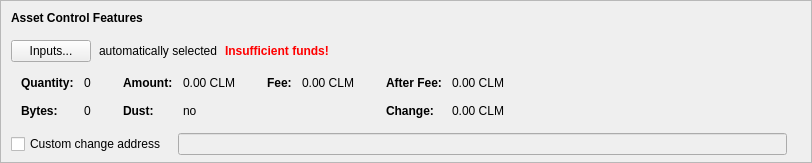
      <widget class="QFrame" name="frameAssetControl">
       <property name="sizePolicy">
        <sizepolicy hsizetype="Expanding" vsizetype="Fixed">
         <horstretch>0</horstretch>
         <verstretch>0</verstretch>
        </sizepolicy>
       </property>
       <property name="maximumSize">
        <size>
         <width>16777215</width>
         <height>16777215</height>
        </size>
       </property>
       <property name="frameShape">
        <enum>QFrame::StyledPanel</enum>
       </property>
       <property name="frameShadow">
        <enum>QFrame::Sunken</enum>
       </property>
       <layout class="QVBoxLayout" name="verticalLayoutAssetControl2">
        <property name="spacing">
         <number>0</number>
        </property>
        <property name="leftMargin">
         <number>0</number>
        </property>
        <property name="topMargin">
         <number>0</number>
        </property>
        <property name="rightMargin">
         <number>0</number>
        </property>
        <property name="bottomMargin">
         <number>6</number>
        </property>
        <item>
         <layout class="QVBoxLayout" name="verticalLayoutAssetControl" stretch="0,0,0,0,1">
          <property name="spacing">
           <number>0</number>
          </property>
          <property name="leftMargin">
           <number>10</number>
          </property>
          <property name="topMargin">
           <number>10</number>
          </property>
          <item>
           <layout class="QHBoxLayout" name="horizontalLayoutAssetControl1">
            <property name="bottomMargin">
             <number>15</number>
            </property>
            <item>
             <widget class="QLabel" name="labelAssetControlFeatures">
              <property name="sizePolicy">
               <sizepolicy hsizetype="Preferred" vsizetype="Maximum">
                <horstretch>0</horstretch>
                <verstretch>0</verstretch>
               </sizepolicy>
              </property>
              <property name="font">
               <font>
                <weight>75</weight>
                <bold>true</bold>
               </font>
              </property>
              <property name="styleSheet">
               <string notr="true">font-weight:bold;</string>
              </property>
              <property name="text">
               <string>Asset Control Features</string>
              </property>
             </widget>
            </item>
           </layout>
          </item>
          <item>
           <layout class="QHBoxLayout" name="horizontalLayoutAssetControl2" stretch="0,0,0,0">
            <property name="spacing">
             <number>8</number>
            </property>
            <property name="bottomMargin">
             <number>10</number>
            </property>
            <item>
             <widget class="QPushButton" name="pushButtonAssetControl">
              <property name="styleSheet">
               <string notr="true"/>
              </property>
              <property name="text">
               <string>Inputs...</string>
              </property>
              <property name="autoDefault">
               <bool>false</bool>
              </property>
             </widget>
            </item>
            <item>
             <widget class="QLabel" name="labelAssetControlAutomaticallySelected">
              <property name="text">
               <string>automatically selected</string>
              </property>
              <property name="margin">
               <number>5</number>
              </property>
             </widget>
            </item>
            <item>
             <widget class="QLabel" name="labelAssetControlInsuffFunds">
              <property name="font">
               <font>
                <weight>75</weight>
                <bold>true</bold>
               </font>
              </property>
              <property name="styleSheet">
               <string notr="true">color:red;font-weight:bold;</string>
              </property>
              <property name="text">
               <string>Insufficient funds!</string>
              </property>
              <property name="margin">
               <number>5</number>
              </property>
             </widget>
            </item>
            <item>
             <spacer name="horizontalSpacerAssetControl">
              <property name="orientation">
               <enum>Qt::Horizontal</enum>
              </property>
              <property name="sizeHint" stdset="0">
               <size>
                <width>40</width>
                <height>1</height>
               </size>
              </property>
             </spacer>
            </item>
           </layout>
          </item>
          <item>
           <widget class="QWidget" name="widgetAssetControl" native="true">
            <property name="sizePolicy">
             <sizepolicy hsizetype="Preferred" vsizetype="Preferred">
              <horstretch>0</horstretch>
              <verstretch>0</verstretch>
             </sizepolicy>
            </property>
            <property name="minimumSize">
             <size>
              <width>0</width>
              <height>0</height>
             </size>
            </property>
            <property name="styleSheet">
             <string notr="true"/>
            </property>
            <layout class="QHBoxLayout" name="horizontalLayoutAssetControl5">
             <property name="leftMargin">
              <number>0</number>
             </property>
             <property name="topMargin">
              <number>0</number>
             </property>
             <property name="rightMargin">
              <number>0</number>
             </property>
             <property name="bottomMargin">
              <number>0</number>
             </property>
             <item>
              <layout class="QHBoxLayout" name="horizontalLayoutAssetControl3" stretch="0,0,0,1">
               <property name="spacing">
                <number>20</number>
               </property>
               <property name="topMargin">
                <number>0</number>
               </property>
               <property name="bottomMargin">
                <number>10</number>
               </property>
               <item>
                <layout class="QFormLayout" name="formLayoutAssetControl1">
                 <property name="horizontalSpacing">
                  <number>10</number>
                 </property>
                 <property name="verticalSpacing">
                  <number>14</number>
                 </property>
                 <property name="leftMargin">
                  <number>10</number>
                 </property>
                 <property name="topMargin">
                  <number>4</number>
                 </property>
                 <property name="rightMargin">
                  <number>6</number>
                 </property>
                 <item row="0" column="0">
                  <widget class="QLabel" name="labelAssetControlQuantityText">
                   <property name="font">
                    <font>
                     <weight>75</weight>
                     <bold>true</bold>
                    </font>
                   </property>
                   <property name="text">
                    <string>Quantity:</string>
                   </property>
                   <property name="margin">
                    <number>0</number>
                   </property>
                  </widget>
                 </item>
                 <item row="0" column="1">
                  <widget class="QLabel" name="labelAssetControlQuantity">
                   <property name="cursor">
                    <cursorShape>IBeamCursor</cursorShape>
                   </property>
                   <property name="contextMenuPolicy">
                    <enum>Qt::ActionsContextMenu</enum>
                   </property>
                   <property name="text">
                    <string notr="true">0</string>
                   </property>
                   <property name="margin">
                    <number>0</number>
                   </property>
                   <property name="textInteractionFlags">
                    <set>Qt::LinksAccessibleByMouse|Qt::TextSelectableByKeyboard|Qt::TextSelectableByMouse</set>
                   </property>
                  </widget>
                 </item>
                 <item row="1" column="0">
                  <widget class="QLabel" name="labelAssetControlBytesText">
                   <property name="font">
                    <font>
                     <weight>75</weight>
                     <bold>true</bold>
                    </font>
                   </property>
                   <property name="text">
                    <string>Bytes:</string>
                   </property>
                  </widget>
                 </item>
                 <item row="1" column="1">
                  <widget class="QLabel" name="labelAssetControlBytes">
                   <property name="cursor">
                    <cursorShape>IBeamCursor</cursorShape>
                   </property>
                   <property name="contextMenuPolicy">
                    <enum>Qt::ActionsContextMenu</enum>
                   </property>
                   <property name="text">
                    <string notr="true">0</string>
                   </property>
                   <property name="textInteractionFlags">
                    <set>Qt::LinksAccessibleByMouse|Qt::TextSelectableByKeyboard|Qt::TextSelectableByMouse</set>
                   </property>
                  </widget>
                 </item>
                </layout>
               </item>
               <item>
                <layout class="QFormLayout" name="formLayoutAssetControl2">
                 <property name="horizontalSpacing">
                  <number>10</number>
                 </property>
                 <property name="verticalSpacing">
                  <number>14</number>
                 </property>
                 <property name="leftMargin">
                  <number>6</number>
                 </property>
                 <property name="topMargin">
                  <number>4</number>
                 </property>
                 <property name="rightMargin">
                  <number>6</number>
                 </property>
                 <item row="0" column="0">
                  <widget class="QLabel" name="labelAssetControlAmountText">
                   <property name="font">
                    <font>
                     <weight>75</weight>
                     <bold>true</bold>
                    </font>
                   </property>
                   <property name="text">
                    <string>Amount:</string>
                   </property>
                   <property name="margin">
                    <number>0</number>
                   </property>
                  </widget>
                 </item>
                 <item row="0" column="1">
                  <widget class="QLabel" name="labelAssetControlAmount">
                   <property name="cursor">
                    <cursorShape>IBeamCursor</cursorShape>
                   </property>
                   <property name="contextMenuPolicy">
                    <enum>Qt::ActionsContextMenu</enum>
                   </property>
                   <property name="text">
                    <string notr="true">0.00 CLM</string>
                   </property>
                   <property name="textInteractionFlags">
                    <set>Qt::LinksAccessibleByMouse|Qt::TextSelectableByKeyboard|Qt::TextSelectableByMouse</set>
                   </property>
                  </widget>
                 </item>
                 <item row="1" column="0">
                  <widget class="QLabel" name="labelAssetControlLowOutputText">
                   <property name="font">
                    <font>
                     <weight>75</weight>
                     <bold>true</bold>
                    </font>
                   </property>
                   <property name="text">
                    <string>Dust:</string>
                   </property>
                  </widget>
                 </item>
                 <item row="1" column="1">
                  <widget class="QLabel" name="labelAssetControlLowOutput">
                   <property name="cursor">
                    <cursorShape>IBeamCursor</cursorShape>
                   </property>
                   <property name="contextMenuPolicy">
                    <enum>Qt::ActionsContextMenu</enum>
                   </property>
                   <property name="text">
                    <string notr="true">no</string>
                   </property>
                   <property name="textInteractionFlags">
                    <set>Qt::LinksAccessibleByMouse|Qt::TextSelectableByKeyboard|Qt::TextSelectableByMouse</set>
                   </property>
                  </widget>
                 </item>
                </layout>
               </item>
               <item>
                <layout class="QFormLayout" name="formLayoutAssetControl3">
                 <property name="horizontalSpacing">
                  <number>10</number>
                 </property>
                 <property name="verticalSpacing">
                  <number>14</number>
                 </property>
                 <property name="leftMargin">
                  <number>6</number>
                 </property>
                 <property name="topMargin">
                  <number>4</number>
                 </property>
                 <property name="rightMargin">
                  <number>6</number>
                 </property>
                 <item row="0" column="0">
                  <widget class="QLabel" name="labelAssetControlFeeText">
                   <property name="font">
                    <font>
                     <weight>75</weight>
                     <bold>true</bold>
                    </font>
                   </property>
                   <property name="text">
                    <string>Fee:</string>
                   </property>
                   <property name="margin">
                    <number>0</number>
                   </property>
                  </widget>
                 </item>
                 <item row="0" column="1">
                  <widget class="QLabel" name="labelAssetControlFee">
                   <property name="cursor">
                    <cursorShape>IBeamCursor</cursorShape>
                   </property>
                   <property name="contextMenuPolicy">
                    <enum>Qt::ActionsContextMenu</enum>
                   </property>
                   <property name="text">
                    <string notr="true">0.00 CLM</string>
                   </property>
                   <property name="textInteractionFlags">
                    <set>Qt::LinksAccessibleByMouse|Qt::TextSelectableByKeyboard|Qt::TextSelectableByMouse</set>
                   </property>
                  </widget>
                 </item>
                </layout>
               </item>
               <item>
                <layout class="QFormLayout" name="formLayoutAssetControl4">
                 <property name="horizontalSpacing">
                  <number>10</number>
                 </property>
                 <property name="verticalSpacing">
                  <number>14</number>
                 </property>
                 <property name="leftMargin">
                  <number>6</number>
                 </property>
                 <property name="topMargin">
                  <number>4</number>
                 </property>
                 <property name="rightMargin">
                  <number>6</number>
                 </property>
                 <item row="0" column="0">
                  <widget class="QLabel" name="labelAssetControlAfterFeeText">
                   <property name="font">
                    <font>
                     <weight>75</weight>
                     <bold>true</bold>
                    </font>
                   </property>
                   <property name="text">
                    <string>After Fee:</string>
                   </property>
                   <property name="margin">
                    <number>0</number>
                   </property>
                  </widget>
                 </item>
                 <item row="0" column="1">
                  <widget class="QLabel" name="labelAssetControlAfterFee">
                   <property name="cursor">
                    <cursorShape>IBeamCursor</cursorShape>
                   </property>
                   <property name="contextMenuPolicy">
                    <enum>Qt::ActionsContextMenu</enum>
                   </property>
                   <property name="text">
                    <string notr="true">0.00 CLM</string>
                   </property>
                   <property name="textInteractionFlags">
                    <set>Qt::LinksAccessibleByMouse|Qt::TextSelectableByKeyboard|Qt::TextSelectableByMouse</set>
                   </property>
                  </widget>
                 </item>
                 <item row="1" column="0">
                  <widget class="QLabel" name="labelAssetControlChangeText">
                   <property name="font">
                    <font>
                     <weight>75</weight>
                     <bold>true</bold>
                    </font>
                   </property>
                   <property name="text">
                    <string>Change:</string>
                   </property>
                  </widget>
                 </item>
                 <item row="1" column="1">
                  <widget class="QLabel" name="labelAssetControlChange">
                   <property name="cursor">
                    <cursorShape>IBeamCursor</cursorShape>
                   </property>
                   <property name="contextMenuPolicy">
                    <enum>Qt::ActionsContextMenu</enum>
                   </property>
                   <property name="text">
                    <string notr="true">0.00 CLM</string>
                   </property>
                   <property name="textInteractionFlags">
                    <set>Qt::LinksAccessibleByMouse|Qt::TextSelectableByKeyboard|Qt::TextSelectableByMouse</set>
                   </property>
                  </widget>
                 </item>
                </layout>
               </item>
              </layout>
             </item>
            </layout>
           </widget>
          </item>
          <item>
           <layout class="QHBoxLayout" name="horizontalLayoutAssetControl4" stretch="0,0,0">
            <property name="spacing">
             <number>12</number>
            </property>
            <property name="sizeConstraint">
             <enum>QLayout::SetDefaultConstraint</enum>
            </property>
            <property name="topMargin">
             <number>5</number>
            </property>
            <property name="rightMargin">
             <number>5</number>
            </property>
            <item>
             <widget class="QCheckBox" name="checkBoxAssetControlChange">
              <property name="toolTip">
               <string>If this is activated, but the change address is empty or invalid, change will be sent to a newly generated address.</string>
              </property>
              <property name="text">
               <string>Custom change address</string>
              </property>
             </widget>
            </item>
            <item>
             <widget class="QValidatedLineEdit" name="lineEditAssetControlChange">
              <property name="enabled">
               <bool>false</bool>
              </property>
              <property name="sizePolicy">
               <sizepolicy hsizetype="Expanding" vsizetype="Fixed">
                <horstretch>0</horstretch>
                <verstretch>0</verstretch>
               </sizepolicy>
              </property>
             </widget>
            </item>
            <item>
             <widget class="QLabel" name="labelAssetControlChangeLabel">
              <property name="sizePolicy">
               <sizepolicy hsizetype="Preferred" vsizetype="Expanding">
                <horstretch>0</horstretch>
                <verstretch>0</verstretch>
               </sizepolicy>
              </property>
              <property name="minimumSize">
               <size>
                <width>0</width>
                <height>0</height>
               </size>
              </property>
              <property name="text">
               <string/>
              </property>
              <property name="margin">
               <number>3</number>
              </property>
             </widget>
            </item>
           </layout>
          </item>
          <item>
           <spacer name="verticalSpacerAssetControl">
            <property name="orientation">
             <enum>Qt::Vertical</enum>
            </property>
            <property name="sizeHint" stdset="0">
             <size>
              <width>800</width>
              <height>1</height>
             </size>
            </property>
           </spacer>
          </item>
         </layout>
        </item>
       </layout>
      </widget>
